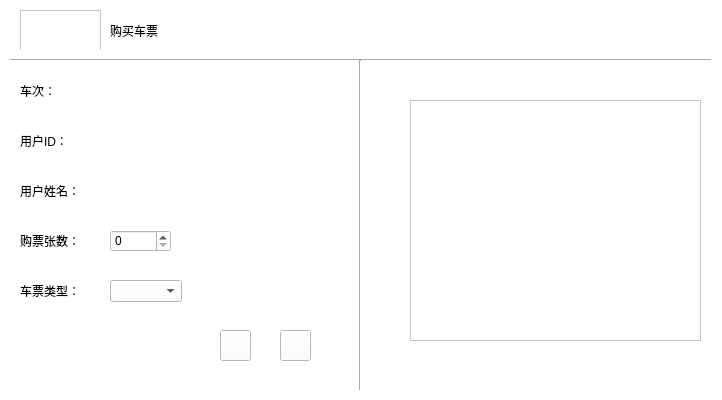
<?xml version="1.0" encoding="UTF-8"?>
<ui version="4.0">
 <class>BuyTicket</class>
 <widget class="QWidget" name="BuyTicket">
  <property name="geometry">
   <rect>
    <x>0</x>
    <y>0</y>
    <width>722</width>
    <height>400</height>
   </rect>
  </property>
  <property name="minimumSize">
   <size>
    <width>722</width>
    <height>400</height>
   </size>
  </property>
  <property name="maximumSize">
   <size>
    <width>722</width>
    <height>400</height>
   </size>
  </property>
  <property name="windowTitle">
   <string>购买车票</string>
  </property>
  <property name="styleSheet">
   <string notr="true">background-color: rgb(255, 255, 255);</string>
  </property>
  <widget class="QGraphicsView" name="graphicsView">
   <property name="geometry">
    <rect>
     <x>20</x>
     <y>10</y>
     <width>81</width>
     <height>41</height>
    </rect>
   </property>
   <property name="minimumSize">
    <size>
     <width>81</width>
     <height>41</height>
    </size>
   </property>
   <property name="maximumSize">
    <size>
     <width>81</width>
     <height>41</height>
    </size>
   </property>
   <property name="styleSheet">
    <string notr="true">border-image: url(:/sss/ticket_1334px_1142530_easyicon.net.png);
border-image: url(:/pic/ticket_1334px_1142530_easyicon.net.png);</string>
   </property>
  </widget>
  <widget class="Line" name="line">
   <property name="geometry">
    <rect>
     <x>10</x>
     <y>50</y>
     <width>701</width>
     <height>20</height>
    </rect>
   </property>
   <property name="minimumSize">
    <size>
     <width>701</width>
     <height>20</height>
    </size>
   </property>
   <property name="maximumSize">
    <size>
     <width>701</width>
     <height>20</height>
    </size>
   </property>
   <property name="orientation">
    <enum>Qt::Horizontal</enum>
   </property>
  </widget>
  <widget class="QLabel" name="train">
   <property name="geometry">
    <rect>
     <x>20</x>
     <y>80</y>
     <width>251</width>
     <height>21</height>
    </rect>
   </property>
   <property name="minimumSize">
    <size>
     <width>251</width>
     <height>21</height>
    </size>
   </property>
   <property name="maximumSize">
    <size>
     <width>251</width>
     <height>21</height>
    </size>
   </property>
   <property name="styleSheet">
    <string notr="true">font: 12pt &quot;微软雅黑&quot;;</string>
   </property>
   <property name="text">
    <string>车次：</string>
   </property>
  </widget>
  <widget class="QLabel" name="cnt">
   <property name="geometry">
    <rect>
     <x>20</x>
     <y>230</y>
     <width>81</width>
     <height>21</height>
    </rect>
   </property>
   <property name="minimumSize">
    <size>
     <width>81</width>
     <height>21</height>
    </size>
   </property>
   <property name="maximumSize">
    <size>
     <width>81</width>
     <height>21</height>
    </size>
   </property>
   <property name="styleSheet">
    <string notr="true">font: 12pt &quot;微软雅黑&quot;;</string>
   </property>
   <property name="text">
    <string>购票张数：</string>
   </property>
  </widget>
  <widget class="QSpinBox" name="spinBox">
   <property name="geometry">
    <rect>
     <x>110</x>
     <y>230</y>
     <width>61</width>
     <height>22</height>
    </rect>
   </property>
   <property name="minimumSize">
    <size>
     <width>61</width>
     <height>22</height>
    </size>
   </property>
   <property name="maximumSize">
    <size>
     <width>61</width>
     <height>22</height>
    </size>
   </property>
   <property name="maximum">
    <number>2000</number>
   </property>
  </widget>
  <widget class="QComboBox" name="comboBox">
   <property name="geometry">
    <rect>
     <x>110</x>
     <y>280</y>
     <width>72</width>
     <height>22</height>
    </rect>
   </property>
   <property name="minimumSize">
    <size>
     <width>72</width>
     <height>22</height>
    </size>
   </property>
   <property name="maximumSize">
    <size>
     <width>72</width>
     <height>22</height>
    </size>
   </property>
  </widget>
  <widget class="QLabel" name="type">
   <property name="geometry">
    <rect>
     <x>20</x>
     <y>280</y>
     <width>81</width>
     <height>21</height>
    </rect>
   </property>
   <property name="minimumSize">
    <size>
     <width>81</width>
     <height>21</height>
    </size>
   </property>
   <property name="maximumSize">
    <size>
     <width>81</width>
     <height>21</height>
    </size>
   </property>
   <property name="styleSheet">
    <string notr="true">font: 12pt &quot;微软雅黑&quot;;</string>
   </property>
   <property name="text">
    <string>车票类型：</string>
   </property>
  </widget>
  <widget class="QLabel" name="label_4">
   <property name="geometry">
    <rect>
     <x>110</x>
     <y>10</y>
     <width>151</width>
     <height>41</height>
    </rect>
   </property>
   <property name="minimumSize">
    <size>
     <width>121</width>
     <height>41</height>
    </size>
   </property>
   <property name="styleSheet">
    <string notr="true">font: 20pt &quot;微软雅黑&quot;;</string>
   </property>
   <property name="text">
    <string>购买车票</string>
   </property>
  </widget>
  <widget class="QLabel" name="id">
   <property name="geometry">
    <rect>
     <x>20</x>
     <y>130</y>
     <width>251</width>
     <height>21</height>
    </rect>
   </property>
   <property name="minimumSize">
    <size>
     <width>251</width>
     <height>21</height>
    </size>
   </property>
   <property name="maximumSize">
    <size>
     <width>251</width>
     <height>21</height>
    </size>
   </property>
   <property name="styleSheet">
    <string notr="true">font: 12pt &quot;微软雅黑&quot;;</string>
   </property>
   <property name="text">
    <string>用户ID：</string>
   </property>
  </widget>
  <widget class="QLabel" name="name">
   <property name="geometry">
    <rect>
     <x>20</x>
     <y>180</y>
     <width>331</width>
     <height>21</height>
    </rect>
   </property>
   <property name="styleSheet">
    <string notr="true">font: 12pt &quot;微软雅黑&quot;;</string>
   </property>
   <property name="text">
    <string>用户姓名：</string>
   </property>
  </widget>
  <widget class="Line" name="line_2">
   <property name="geometry">
    <rect>
     <x>350</x>
     <y>60</y>
     <width>21</width>
     <height>330</height>
    </rect>
   </property>
   <property name="minimumSize">
    <size>
     <width>21</width>
     <height>330</height>
    </size>
   </property>
   <property name="maximumSize">
    <size>
     <width>21</width>
     <height>330</height>
    </size>
   </property>
   <property name="orientation">
    <enum>Qt::Vertical</enum>
   </property>
  </widget>
  <widget class="QGraphicsView" name="graphicsView_2">
   <property name="geometry">
    <rect>
     <x>410</x>
     <y>100</y>
     <width>291</width>
     <height>241</height>
    </rect>
   </property>
   <property name="styleSheet">
    <string notr="true">border-image: url(:/sss/circle.png);
border-image: url(:/pic/circle.png);</string>
   </property>
  </widget>
  <widget class="QPushButton" name="BackButton">
   <property name="geometry">
    <rect>
     <x>220</x>
     <y>330</y>
     <width>31</width>
     <height>31</height>
    </rect>
   </property>
   <property name="minimumSize">
    <size>
     <width>31</width>
     <height>31</height>
    </size>
   </property>
   <property name="maximumSize">
    <size>
     <width>31</width>
     <height>31</height>
    </size>
   </property>
   <property name="styleSheet">
    <string notr="true">border-image: url(:/sss/yes_200px_1188209_easyicon.net.png);
border-image: url(:/pic/yes_200px_1188209_easyicon.net.png);</string>
   </property>
   <property name="text">
    <string/>
   </property>
   <property name="shortcut">
    <string>Return</string>
   </property>
  </widget>
  <widget class="QPushButton" name="CancelButton">
   <property name="geometry">
    <rect>
     <x>280</x>
     <y>330</y>
     <width>31</width>
     <height>31</height>
    </rect>
   </property>
   <property name="minimumSize">
    <size>
     <width>31</width>
     <height>31</height>
    </size>
   </property>
   <property name="maximumSize">
    <size>
     <width>31</width>
     <height>31</height>
    </size>
   </property>
   <property name="styleSheet">
    <string notr="true">border-image: url(:/sss/Cancel_110px_1190738_easyicon.net.png);
border-image: url(:/pic/Cancel_110px_1190738_easyicon.net.png);</string>
   </property>
   <property name="text">
    <string/>
   </property>
   <property name="shortcut">
    <string>Esc</string>
   </property>
  </widget>
 </widget>
 <resources/>
 <connections/>
</ui>
